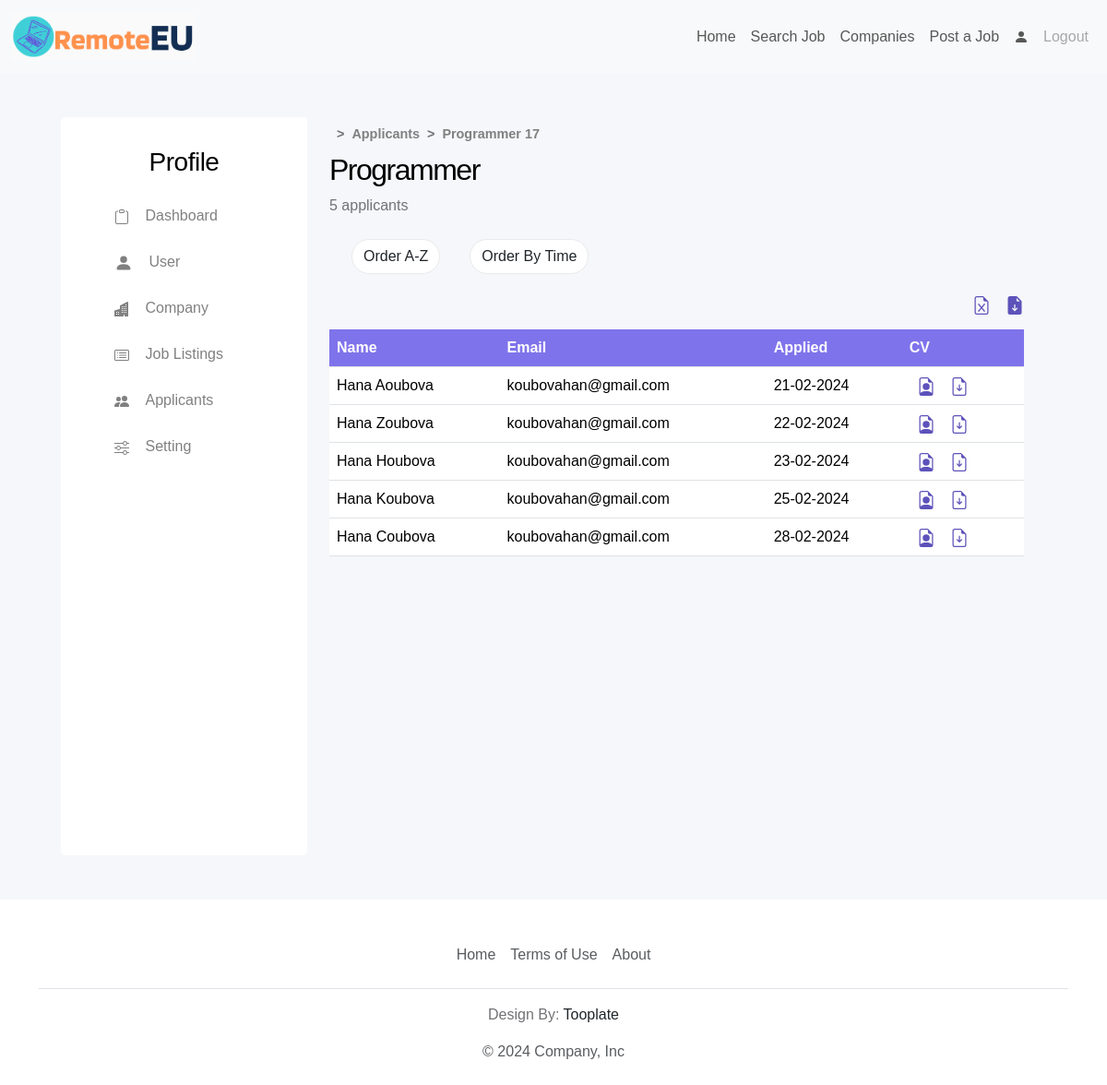
The page /profile/applicants/17 (signed in) on the database its author committed.
### tables.py (models this page shows, shortened)
class Job(db.Model):
    id: Mapped[int] = mapped_column(Integer, primary_key=True)
    role: Mapped[str] = mapped_column(String(100))
    salary: Mapped[int] = mapped_column(Integer)
    start_date: Mapped[str] = mapped_column(String(100))
    job_type: Mapped[str] = mapped_column(String(100))
    category: Mapped[str] = mapped_column(String(100))
    skills: Mapped[str] = mapped_column(String(1000))
    level: Mapped[str] = mapped_column(String(100))
    job_info: Mapped[str] = mapped_column(String(2000))
    contact: Mapped[str] = mapped_column(String(100))
    active: Mapped[bool] = mapped_column(Boolean())
    time_publish: Mapped[datetime.datetime] = mapped_column(
        DateTime(timezone=True), server_default=func.now())
    user_id: Mapped[int] = mapped_column(Integer, ForeignKey(User.id))
    company_id: Mapped[int] = mapped_column(Integer, ForeignKey(Company.id))

class Applicant(db.Model):
    id: Mapped[int] = mapped_column(Integer, primary_key=True)
    a_first_name: Mapped[str] = mapped_column(String(100))
    a_last_name: Mapped[str] = mapped_column(String(100))
    a_email: Mapped[str] = mapped_column(String(100))
    a_cv_link: Mapped[str] = mapped_column(String(200))
    a_comments: Mapped[str] = mapped_column(String(300))
    job_id: Mapped[int] = mapped_column(Integer, ForeignKey(Job.id))
    administrator_id: Mapped[int] = mapped_column(Integer, ForeignKey(User.id))
    time_applied: Mapped[datetime.datetime] = mapped_column(
        DateTime(timezone=True), server_default=func.now())

### main.py (the view)
@app.route('/profile/applicants/<int:job_id>', methods=['GET', 'POST'])
@login_required
def applicants_list(job_id):
    job = Job.query.filter_by(id=job_id).first()
    applicants = Applicant.query.filter_by(job_id=job.id).all()
    order = request.args.get('order', None)
    if order == 'alph':
        applicants = Applicant.query.filter_by(job_id=job.id).order_by(Applicant.a_last_name).all()
    if order == 'time':
        applicants = Applicant.query.filter_by(job_id=job.id).order_by(Applicant.time_applied).all()
    num_applicants = len(applicants)
    return render_template('profile/applicants_list.html',
                           order=order,
                           job=job,
                           applicants=applicants,
                           num_applicants=num_applicants,
                           logged_in = current_user.is_authenticated)

### main.py (called while the page is built)
@login_manager.user_loader
def load_user(user_id):
    return db.get_or_404(User, user_id)

### templates/profile/applicants_list.html (shortened to what this page needs)
{% extends "base_profile.html" %} {% block profile_content %}
<section id="job_listings">
    <div class="container">
        <div id="breadcrumbs" class="d-flex my-2">
            <p class="mx-2">></p>
            <a href="{{ url_for('applicants') }}">Applicants</a>
            <p class="mx-2">></p>
            <a href="{{ url_for('order_alph', job_id=job.id) }}">{{ job.role }} {{ job.id }}</a>
        </div>
        <h2>{{ job.role }}</h2>
        <p>{{ num_applicants }} applicants</p>
        <div class="d-flex justify-content-start p-2">
            {% if order == None %}
                <a href="{{ url_for('order_alph', job_id=job.id) }}"><button class="btn filters-btn mx-3">Order A-Z</button></a>
                <a href="{{ url_for('order_time', job_id=job.id) }}"><button class="btn filters-btn mx-3">Order By Time</button></a>
            {% endif %}
        </div>
        <div class="d-flex justify-content-end">
            <a href="{{ url_for('download_excel', job_id=job.id) }}" data-bs-toggle="tooltip" data-bs-title="Export Applicants">
            </a>
            <a href="{{ url_for('download_all_cvs', job_id=job.id) }}" data-bs-toggle="tooltip" data-bs-title="Download All CVs">
            </a>
        </div>
        <table class="table table-hover applicants-table">
            <thead>
              <tr class="first-row">
                <th>Name</th>
                <th>Email</th>
                <th>Applied</th>
                <th>CV</th>
              </tr>
            </thead>
            <tbody>
                {% for applicant in applicants %}
                <tr>
                    <td class="first-cell" data-th="Name: ">{{ applicant.a_first_name }} {{ applicant.a_last_name }}</td>
                    <td data-th="Email: ">{{ applicant.a_email }}</td>
                    <td data-th="Applied on: ">{{ applicant.time_applied.strftime('%d-%m-%Y')}}</td>
                    <td data-th="CV ">
                        <div class="d-flex">
                        <a href="{{ url_for('view_cv', fileurl=applicant.a_cv_link) }}" target="_blank" data-bs-toggle="tooltip" data-bs-title="View CV">
                            </a>
                        <a href="{{ url_for('download_cv', fileurl=applicant.a_cv_link) }}" download data-bs-toggle="tooltip" data-bs-title="Download CV">
                            </a>
                        </div>
                    </td>
                  </tr>
                {% endfor %}
            </tbody>
          </table>
    </div>
</section>
{% endblock %}

### static/css/styles.css (style rules this page uses)
:root { --white-color: #ffffff; --primary-color: #5d52ba; --secondary-color: #0dcaf0; --section-bg-color: #f0f8ff; --section-bg-color2: #f5f7fa; --custom-btn-bg-color: #f65129; --social-icon-link-bg-color: #7f73eb; --dark-color: #000000; --p-color: #717275; --border-color: #e9eaeb; --body-font-family: 'League Spartan', sans-serif; }
body { background-color: var(--white-color); font-family: var(--body-font-family); }
h1, h2, h3, h4, h5, h6 { color: var(--dark-color); font-weight: var(--font-weight-semibold); letter-spacing: -0.5px; }
h1, h2 { letter-spacing: -1.5px; }
p { color: var(--p-color); font-size: var(--p-font-size); font-weight: var(--font-weight-light); }
a { text-decoration: none; }
section { background-color: var(--section-bg-color2); }
#breadcrumbs { margin-bottom: 10px; }
#breadcrumbs a { transition-duration: 200ms; border-radius: 5px; color: grey; text-decoration: none; }
#breadcrumbs a, #breadcrumbs p { font-size: 0.9em; font-weight: 600; margin-top: auto; margin-bottom: auto; }
.filters-btn { background-color: #fff; border-radius: 24px; border: 1px solid var(--border-color); cursor: pointer; }
.first-row { --bs-table-bg: var(--social-icon-link-bg-color); --bs-table-color: white; }
.download-icon { color: var(--primary-color); transition-duration: 200ms; }

### rows shown on the page
Job: role "Programmer", id "17"
Applicant: a_first_name "Hana", a_last_name "Aoubova", a_email "koubovahan@gmail.com", time_applied "21-02-2024"
Applicant: a_first_name "Hana", a_last_name "Zoubova", a_email "koubovahan@gmail.com", time_applied "22-02-2024"
Applicant: a_first_name "Hana", a_last_name "Houbova", a_email "koubovahan@gmail.com", time_applied "23-02-2024"
Applicant: a_first_name "Hana", a_last_name "Koubova", a_email "koubovahan@gmail.com", time_applied "25-02-2024"
Applicant: a_first_name "Hana", a_last_name "Coubova", a_email "koubovahan@gmail.com", time_applied "28-02-2024"

### other values the page prints
{{ num_applicants }} "5"
